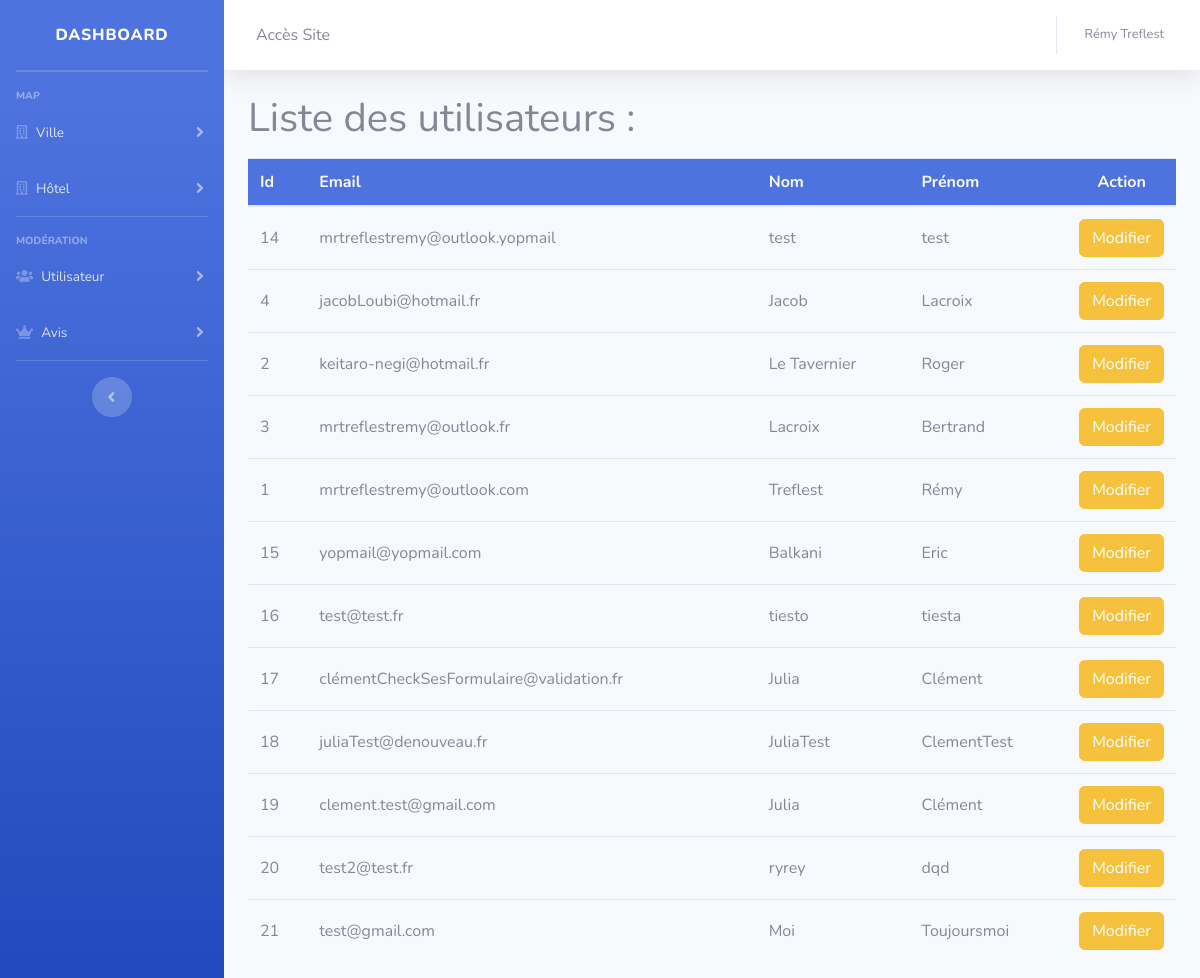
Before: /admin/modifUser.php (signed in) with the older database file.
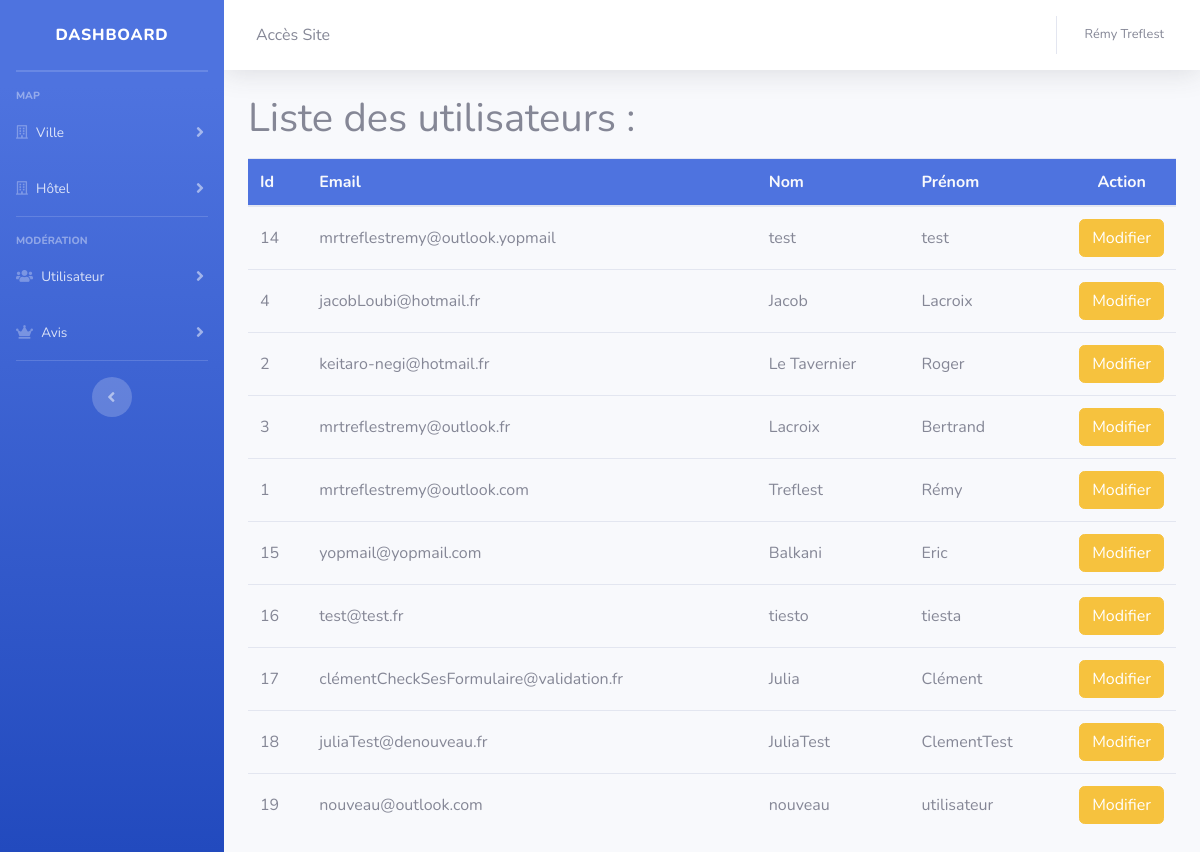
After: the same page with the newer database file.
### tables this page shows
CREATE TABLE IF NOT EXISTS `utilisateurs` (
  `idUtilisateur` int(11) NOT NULL AUTO_INCREMENT,
  `email` varchar(100) NOT NULL,
  `mdp` varchar(100) NOT NULL,
  `nom` varchar(100) NOT NULL,
  `prenom` varchar(100) NOT NULL,
  `idRole` int(11) NOT NULL,
  `acceptRGPD` tinyint(1) NOT NULL,
  `dateAcceptRGPD` date DEFAULT NULL,
  `DoB` date DEFAULT NULL,
  `age` int(3) NOT NULL,
  `token` varchar(100) DEFAULT NULL,
  PRIMARY KEY (`idUtilisateur`),
  UNIQUE KEY `email` (`email`)
);

### Modeles/Modele.php (called while the page is built)
<?php
class Modele {
    protected function getBdd()
    {
        $dsn = "mysql:host=localhost;dbname=ppe;charset=UTF8";
        $username = "root";
        $password = "";
        return new PDO($dsn, $username, $password, array(PDO::ATTR_ERRMODE => PDO::ERRMODE_EXCEPTION));
    }
}

### Modeles/Administrateur.php (called while the page is built, shortened)
<?php
class Admin extends Utilisateur {
    public function getAllUsers(){
        $requete = $this->getBdd()->prepare("SELECT * FROM utilisateurs");
        $requete->execute();
        $AllUser = $requete->fetchALL(PDO::FETCH_ASSOC);
        return $AllUser;
    }
}

### admin/modifUser.php (the view, shortened to what this page needs)
<?php
require_once "headerAdmin.php";
$admin = new Admin();
$users = $admin->getAllUsers();
?>
<?php
if(empty($_GET)){
    ?>
    <div class="container">
        <h1>Liste des utilisateurs :</h1>
        <table class="table table-hover mt-3 align-td">
        <thead class="bg-primary text-light">
            <tr>
            <th scope="col">Id</th>
            <th scope="col">Email</th>
            <th scope="col">Nom</th>
            <th scope="col">Prénom</th>
            <th scope="col" class="action text-center">Action</th>
            </tr>
        </thead>
        <tbody>
            <?php
                foreach($users as $user){
                    ?>
                    <tr>
                        <td><?=$user["idUtilisateur"]?></td>
                        <td><?=$user["email"]?></td>
                        <td><?=$user["nom"]?></td>
                        <td><?=$user["prenom"]?></td>
                        <td>
                            <a href="modifUser.php?id=<?=$user["idUtilisateur"]?>">
                                <button type="button" class="btn btn-warning">Modifier</button>
                            </a>
                        </td>
                    </tr>
                    <?php
                }
            ?>
        </tbody>
        </table>
    </div>
    <?php
}
?>
<?php
require_once "footerAdmin.php";
?>

### admin/headerAdmin.php (shortened to what this page needs)
<html>
<head>
    <link href="vendor/fontawesome-free/css/all.min.css" rel="stylesheet" type="text/css">
    <link rel="stylesheet" href="css/style.css">
    <link href="https://cdnjs.cloudflare.com/ajax/libs/toastr.js/latest/toastr.min.css" rel="stylesheet"/>
    <link href="css/sb-admin-2.min.css" rel="stylesheet">
</head>
<body id="page-top">
    <div id="wrapper">
        <ul class="navbar-nav bg-gradient-primary sidebar sidebar-dark accordion" id="accordionSidebar">
            <a class="sidebar-brand d-flex align-items-center justify-content-center" href="index.php">
                <div class="sidebar-brand-text mx-3">Dashboard</div>
            </a>
            <hr class="sidebar-divider my-0">
            <hr class="sidebar-divider">
            <div class="sidebar-heading">
                Map
            </div>
            <li class="nav-item">
                <a class="nav-link collapsed" href="#" data-toggle="collapse" data-target="#collapseOne"
                    aria-expanded="true" aria-controls="collapseOne">
                    <i class="far fa-building"></i>
                    <span>Ville</span>
                </a>
            </li>
            <li class="nav-item">
                <a class="nav-link collapsed" href="#" data-toggle="collapse" data-target="#collapseTwo"
                    aria-expanded="true" aria-controls="collapseTwo">
                    <i class="far fa-building"></i>
                    <span>Hôtel</span>
                </a>
            </li>
            <hr class="sidebar-divider">
            <div class="sidebar-heading">
                Modération
            </div>
            <li class="nav-item">
                <a class="nav-link collapsed" href="#" data-toggle="collapse" data-target="#collapseThree"
                    aria-expanded="true" aria-controls="collapseThree">
                    <i class="fas fa-users"></i>
                    <span>Utilisateur</span>
                </a>
            </li>
            <li class="nav-item">
                <a class="nav-link collapsed" href="#" data-toggle="collapse" data-target="#collapseFour"
                    aria-expanded="true" aria-controls="collapseFour">
                    <i class="fas fa-crown"></i>
                    <span>Avis</span>
                </a>
            </li>
            <hr class="sidebar-divider d-none d-md-block">
            <div class="text-center d-none d-md-inline">
                <button class="rounded-circle border-0" id="sidebarToggle"></button>
            </div>
        </ul>
        <div id="content-wrapper" class="d-flex flex-column">
            <div id="content">
                <nav class="navbar navbar-expand navbar-light bg-white topbar mb-4 static-top shadow">
                    <div class="collapse navbar-collapse">
                        <a class="nav-link text-gray-600" href="../index.php">Accès Site</a>
                    </div>
                    <ul class="navbar-nav ml-auto">
                        <li class="nav-item dropdown no-arrow">
                            <a class="nav-link dropdown-toggle" href="#" id="userDropdown" role="button"
                                data-toggle="dropdown" aria-haspopup="true" aria-expanded="false">
                                <span class="mr-2 d-none d-lg-inline text-gray-600 small"><?= $_SESSION["prenom"] . " ". $_SESSION["nom"] ?></span>
                            </a>
                        </li>
                    </ul>
                </nav>

### admin/footerAdmin.php (shortened to what this page needs)
    </body>
</html>

### admin/css/style.css (style rules this page uses)
*, *:after, *:before { -webkit-box-sizing: border-box; box-sizing: border-box; }
body { font-family: Avenir, 'Helvetica Neue', 'Lato', 'Segoe UI', Helvetica, Arial, sans-serif; color: #4b0f31; background-color: #f1e5e6; -webkit-font-smoothing: antialiased; -moz-osx-font-smoothing: grayscale; }
a { outline: none; color: #d3394c; text-decoration: none; }
article,aside,details,figcaption,figure,footer,header,hgroup,main,nav,section,summary { display:block; }
html { font-family:sans-serif;-ms-text-size-adjust:100%;-webkit-text-size-adjust:100%; }
body { margin:0; }
h1 { font-size:2em;margin:0.67em 0; }
hr { -moz-box-sizing:content-box;box-sizing:content-box;height:0; }
button,input,select,textarea { font-family:inherit;font-size:100%;margin:0; }
button,input { line-height:normal; }
button,select { text-transform:none; }
button,html input[type="button"],input[type="reset"],input[type="submit"] { -webkit-appearance:button;cursor:pointer; }
table { border-collapse:collapse;border-spacing:0; }
.align-td td { vertical-align: middle !important; }
.action { width: 10% !important; }

Changed rows visible on the page:
removed utilisateurs: idUtilisateur "20", email "test2@test.fr", nom "ryrey", prenom "dqd"
removed utilisateurs: idUtilisateur "21", email "test@gmail.com", nom "Moi", prenom "Toujoursmoi"
changed utilisateurs id 19: email "clement.test@gmail.com" → "nouveau@outlook.com"; nom "Julia" → "nouveau"; prenom "Clément" → "utilisateur"
